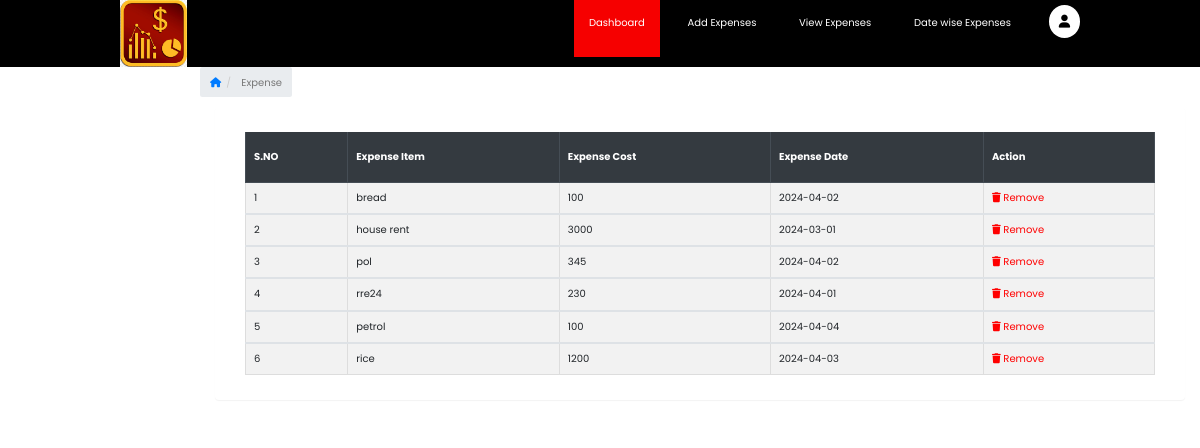
/admin/manage-expense.php (signed in), run on the app's committed database.
### tables this page shows
CREATE TABLE `tblexpense` (
  `ID` int(10) NOT NULL,
  `UserId` int(10) NOT NULL,
  `ExpenseDate` date DEFAULT NULL,
  `ExpenseItem` varchar(200) DEFAULT NULL,
  `ExpenseCost` varchar(200) DEFAULT NULL,
  `NoteDate` timestamp NULL DEFAULT current_timestamp()
);

### admin/manage-expense.php (the view, shortened to what this page needs)
<?php
include('../config.php');
if (strlen($_SESSION['id']==0)) {
  header('location:logout.php');
  } else{
?>
<!DOCTYPE html>
<html>
<head>
	<link href="css/bootstrap.min.css" rel="stylesheet">
	<link href="css/font-awesome.min.css" rel="stylesheet">
	<link href="css/datepicker3.css" rel="stylesheet">
	<link href="css/styles.css" rel="stylesheet">
    <link rel="stylesheet" href="https://stackpath.bootstrapcdn.com/bootstrap/4.5.2/css/bootstrap.min.css">
    <link rel="stylesheet" href="css/style.css">
    <link rel="stylesheet" href="https://cdnjs.cloudflare.com/ajax/libs/font-awesome/6.5.1/css/all.min.css" />
</head>
<body>
<div class="hero">
  <nav>
    <div class="hh">
      <div class="logo"><img src="../img/expense.jpg" alt="logo"></div>
    </div>
    <ul>
    <li><a href="welcome.php">Dashboard</a></li>
      <li><a href="addexpense.php">Add Expenses</a></li>
      <li><a href="manage-expense.php">View Expenses</a></li>
      <li><a href="datewisereport.php">Date wise Expenses</a></li>
      <i class="fa-solid fa-user profileIcon"></i>
    </ul>
  </nav>
</div>
	<div class="col-sm-9 col-sm-offset-3 col-lg-10 col-lg-offset-2 main">
		<div class="row">
			<ol class="breadcrumb">
				<li><a href="welcome.php">
					<em class="fa fa-home"></em>
				</a></li>
				<li class="active"> Expense</li>
			</ol>
		</div>
		<div class="row">
			<div class="col-lg-12">
				<div class="panel panel-default">
					<div class="panel-body">
						<div class="col-md-12">
							<div class="table-responsive">
            <table class="table table-bordered mg-b-0 table-striped table-hover">
              <thead class="thead-dark">
                <tr>
                  <th>S.NO</th>
                  <th>Expense Item</th>
                  <th>Expense Cost</th>
                  <th>Expense Date</th>
                  <th>Action</th>
                </tr>
              </thead>
              <?php
              $userid=$_SESSION['id'];
              $sql = "select * from tblexpense where UserId='$userid'";
$ret=mysqli_query($link,$sql);
$cnt=1;
while ($row=mysqli_fetch_array($ret)) {
?>
              <tbody>
                <tr>
                  <td><?php echo $cnt;?></td>
                  <td><?php  echo $row['ExpenseItem'];?></td>
                  <td><?php  echo $row['ExpenseCost'];?></td>
                  <td><?php  echo $row['ExpenseDate'];?></td>
                  <td ><a href="manage-expense.php?delid=<?php echo $row['ID'];?>"style="color:red"><i class="fa fa-trash" aria-hidden="true"></i> Remove</a>
                </tr>
                <?php
$cnt=$cnt+1;
}?>
              </tbody>
            </table>
          </div>
						</div>
					</div>
				</div>
			</div>
		</div>
	</div>
</body>
</html>
<?php }  ?>

### admin/css/styles.css (style rules this page uses)
body { background: #f1f4f7; font-size: 14px; color: #444444; font-family: "Montserrat", "Helvetica Neue", Helvetica, Arial, sans-serif; }
a, a:hover, a:focus { color: #30a5ff; }
.panel { border: 0; }
.breadcrumb { border-radius: 0; padding: 10px 15px 10px 15px; background: #e9ecf2; margin: 0; }
.table { background: #fff; }
.table > thead > tr > th { border-bottom: 1px solid #e6e7e8; vertical-align: middle; height: 50px; }

### admin/css/style.css (style rules this page uses)
* { margin: 0; padding: 0; box-sizing: border-box; font-family: 'Poppins',sans-serif; }
.hero { width: 100%; background-color: #f9f9f9; background-position: bottom; background-size: cover; }
.hero nav { color:white; background-color: black; width: 100%; padding:0 10%; display: flex; justify-content: space-between; position: relative; min-height:5vh; transition: all .6s ease; }
.hero nav .logo img { object-fit: contain; width: 67px; height: 100%; }
.hero nav ul { list-style-type: none; }
.hero nav ul li { display: inline-block; margin-right: 10px; height: 100%; }
.hero nav ul li a { padding:15px; display: inline-block; height: 100%; text-decoration: none; color:white; }
.hero nav ul li:first-child a { background: #f60000; }
.hero nav ul i.fa-user:first-of-type { font-size: 130%; margin-left:10px; padding:10px; border-radius: 50%; color: black; background-color: white; text-align: center; transition: all .3s ease; }
body { background: #ffffff; font-family: Raleway, sans-serif; color: #000; padding: 0; margin: 0; }

### data on the page
tblexpense: ExpenseItem "bread", ExpenseCost "100", ExpenseDate "2024-04-02"
tblexpense: ExpenseItem "house rent", ExpenseCost "3000", ExpenseDate "2024-03-01"
tblexpense: ExpenseItem "pol", ExpenseCost "345", ExpenseDate "2024-04-02"
tblexpense: ExpenseItem "rre24", ExpenseCost "230", ExpenseDate "2024-04-01"
tblexpense: ExpenseItem "petrol", ExpenseCost "100", ExpenseDate "2024-04-04"
tblexpense: ExpenseItem "rice", ExpenseCost "1200", ExpenseDate "2024-04-03"
